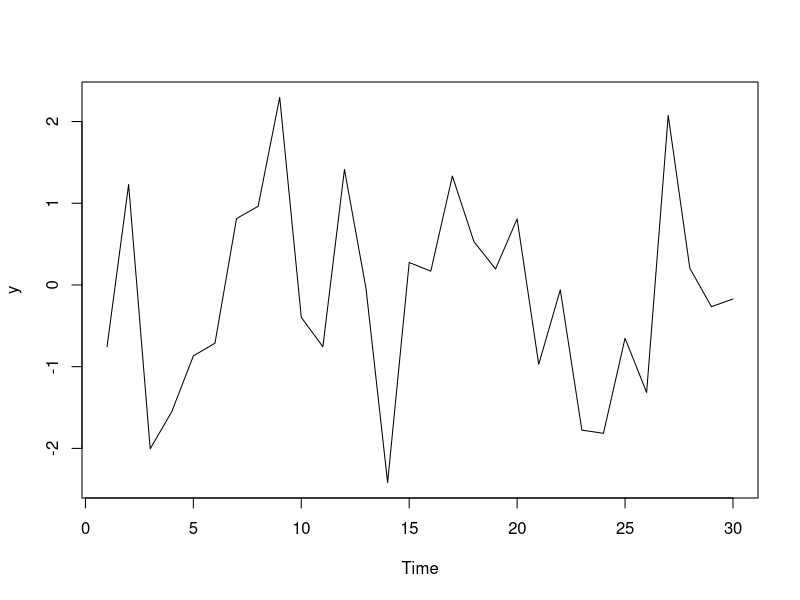

Generate this figure with R:
?arima.sim

y = arima.sim(n = 30, model = list(ar=c(0.2)))
plot(y)

best.order <- c(0, 0, 0)
best.aic <- Inf

for (i in 1:6){
  fit.aic <- AIC(arima(y, c(i,0,0)))
  if (fit.aic < best.aic) {
    best.order <- i
    best.aic <- fit.aic
  }
}

best.aic
best.order

